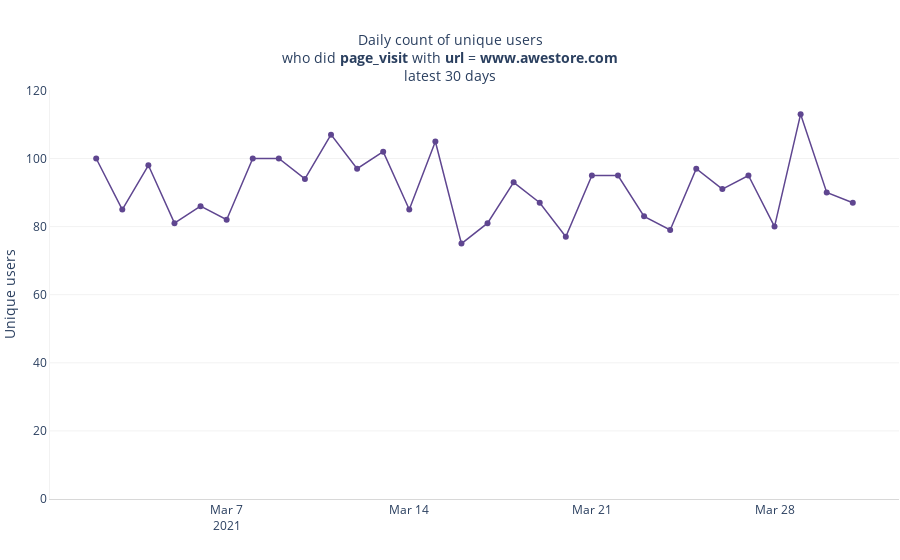

The notebook cell this image was saved under:
### Code cell
m.page_visit.event_properties.url.is_www_awestore_com.config(chart_type="line")

### Figure 1 — Plotly figure (JSON) as saved in the notebook; plotly's stock layout.template omitted (floating-point values rounded to 4 significant figures)
{"data": [{"customdata": [["<b>Datetime: </b>2021-03-02<br /><b>Group: </b>n/a<br /><br /><b>Unique users: </b>100.0"], ["<b>Datetime: </b>2021-03-03<br /><b>Group: </b>n/a<br /><br /><b>Unique users: </b>85.0"], ["<b>Datetime: </b>2021-03-04<br /><b>Group: </b>n/a<br /><br /><b>Unique users: </b>98.0"], ["<b>Datetime: </b>2021-03-05<br /><b>Group: </b>n/a<br /><br /><b>Unique users: </b>81.0"], ["<b>Datetime: </b>2021-03-06<br /><b>Group: </b>n/a<br /><br /><b>Unique users: </b>86.0"], ["<b>Datetime: </b>2021-03-07<br /><b>Group: </b>n/a<br /><br /><b>Unique users: </b>82.0"], ["<b>Datetime: </b>2021-03-08<br /><b>Group: </b>n/a<br /><br /><b>Unique users: </b>100.0"], ["<b>Datetime: </b>2021-03-09<br /><b>Group: </b>n/a<br /><br /><b>Unique users: </b>100.0"], ["<b>Datetime: </b>2021-03-10<br /><b>Group: </b>n/a<br /><br /><b>Unique users: </b>94.0"], ["<b>Datetime: </b>2021-03-11<br /><b>Group: </b>n/a<br /><br /><b>Unique users: </b>107.0"], ["<b>Datetime: </b>2021-03-12<br /><b>Group: </b>n/a<br /><br /><b>Unique users: </b>97.0"], ["<b>Datetime: </b>2021-03-13<br /><b>Group: </b>n/a<br /><br /><b>Unique users: </b>102.0"], ["<b>Datetime: </b>2021-03-14<br /><b>Group: </b>n/a<br /><br /><b>Unique users: </b>85.0"], ["<b>Datetime: </b>2021-03-15<br /><b>Group: </b>n/a<br /><br /><b>Unique users: </b>105.0"], ["<b>Datetime: </b>2021-03-16<br /><b>Group: </b>n/a<br /><br /><b>Unique users: </b>75.0"], ["<b>Datetime: </b>2021-03-17<br /><b>Group: </b>n/a<br /><br /><b>Unique users: </b>81.0"], ["<b>Datetime: </b>2021-03-18<br /><b>Group: </b>n/a<br /><br /><b>Unique users: </b>93.0"], ["<b>Datetime: </b>2021-03-19<br /><b>Group: </b>n/a<br /><br /><b>Unique users: </b>87.0"], ["<b>Datetime: </b>2021-03-20<br /><b>Group: </b>n/a<br /><br /><b>Unique users: </b>77.0"], ["<b>Datetime: </b>2021-03-21<br /><b>Group: </b>n/a<br /><br /><b>Unique users: </b>95.0"], ["<b>Datetime: </b>2021-03-22<br /><b>Group: </b>n/a<br /><br /><b>Unique users: </b>95.0"], ["<b>Datetime: </b>2021-03-23<br /><b>Group: </b>n/a<br /><br /><b>Unique users: </b>83.0"], ["<b>Datetime: </b>2021-03-24<br /><b>Group: </b>n/a<br /><br /><b>Unique users: </b>79.0"], ["<b>Datetime: </b>2021-03-25<br /><b>Group: </b>n/a<br /><br /><b>Unique users: </b>97.0"], ["<b>Datetime: </b>2021-03-26<br /><b>Group: </b>n/a<br /><br /><b>Unique users: </b>91.0"], ["<b>Datetime: </b>2021-03-27<br /><b>Group: </b>n/a<br /><br /><b>Unique users: </b>95.0"], ["<b>Datetime: </b>2021-03-28<br /><b>Group: </b>n/a<br /><br /><b>Unique users: </b>80.0"], ["<b>Datetime: </b>2021-03-29<br /><b>Group: </b>n/a<br /><br /><b>Unique users: </b>113.0"], ["<b>Datetime: </b>2021-03-30<br /><b>Group: </b>n/a<br /><br /><b>Unique users: </b>90.0"], ["<b>Datetime: </b>2021-03-31<br /><b>Group: </b>n/a<br /><br /><b>Unique users: </b>87.0"]], "hovertemplate": "%{customdata[0]} <extra></extra>", "legendgroup": "n/a", "line": {"color": "rgb(95, 70, 144)", "dash": "solid", "width": 1.5}, "marker": {"symbol": "circle"}, "mode": "lines+markers", "name": "n/a", "orientation": "v", "showlegend": true, "text": [100, 85, 98, 81, 86, 82, 100, 100, 94, 107, 97, 102, 85, 105, 75, 81, 93, 87, 77, 95, 95, 83, 79, 97, 91, 95, 80, 113, 90, 87], "textfont": {"size": 9}, "textposition": "top center", "type": "scatter", "x": ["2021-03-02T00:00:00", "2021-03-03T00:00:00", "2021-03-04T00:00:00", "2021-03-05T00:00:00", "2021-03-06T00:00:00", "2021-03-07T00:00:00", "2021-03-08T00:00:00", "2021-03-09T00:00:00", "2021-03-10T00:00:00", "2021-03-11T00:00:00", "2021-03-12T00:00:00", "2021-03-13T00:00:00", "2021-03-14T00:00:00", "2021-03-15T00:00:00", "2021-03-16T00:00:00", "2021-03-17T00:00:00", "2021-03-18T00:00:00", "2021-03-19T00:00:00", "2021-03-20T00:00:00", "2021-03-21T00:00:00", "2021-03-22T00:00:00", "2021-03-23T00:00:00", "2021-03-24T00:00:00", "2021-03-25T00:00:00", "2021-03-26T00:00:00", "2021-03-27T00:00:00", "2021-03-28T00:00:00", "2021-03-29T00:00:00", "2021-03-30T00:00:00", "2021-03-31T00:00:00"], "xaxis": "x", "y": [100, 85, 98, 81, 86, 82, 100, 100, 94, 107, 97, 102, 85, 105, 75, 81, 93, 87, 77, 95, 95, 83, 79, 97, 91, 95, 80, 113, 90, 87], "yaxis": "y"}], "layout": {"autosize": true, "bargap": 0.3, "bargroupgap": 0.15, "hoverlabel": {"font": {"size": 12}}, "hovermode": "x", "legend": {"orientation": "h", "title": {"text": ""}, "tracegroupgap": 0, "xanchor": "left", "y": -0.2, "yanchor": "bottom"}, "margin": {"b": 1, "l": 1, "pad": 0, "r": 1, "t": 90}, "paper_bgcolor": "rgba(0, 0, 0, 0)", "plot_bgcolor": "rgba(0, 0, 0, 0)", "showlegend": false, "title": {"font": {"size": 14}, "text": "Daily count of unique users<br />who did <b>page_visit</b> with <b>url</b> = <b>www.awestore.com</b><br />latest 30 days", "x": 0.5, "xanchor": "center", "yanchor": "top"}, "uniformtext": {"minsize": 7}, "xaxis": {"anchor": "y", "autorange": true, "domain": [0, 1], "fixedrange": true, "gridcolor": "rgba(127,127,127,0.3)", "linecolor": "rgba(127,127,127,0.3)", "range": ["2021-02-28 06:37:04.7191", "2021-04-01 17:22:55.2809"], "rangemode": "tozero", "showgrid": false, "showline": true, "title": {"text": ""}, "type": "date"}, "yaxis": {"anchor": "x", "autorange": true, "domain": [0, 1], "fixedrange": true, "gridcolor": "rgba(127,127,127,0.1)", "linecolor": "rgba(127,127,127,0.1)", "range": [0, 120], "rangemode": "tozero", "showline": true, "ticksuffix": "", "title": {"text": "Unique users"}, "type": "linear"}}}
